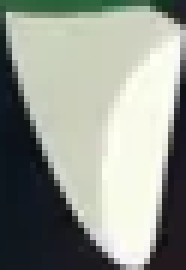
#> input picture assets/teeth/raw/tooth00.png, 31 x 45 px, found by its file name (shown 6 times larger); its folder holds 3 pictures in this run
$ python upscale_teeth.py
#> lines starting #> are read from the running program, lines starting #| are printed output that depends on the picture

import os
import cv2

TEETH_DIR = r"c:/Users/User/Documents/augment-projects/Croc-O-Bet/public/teeth"

def upscale_teeth():
    print("Upscaling teeth 4x...")
    for i in range(20):
        fn = f"tooth{i:02d}.png"
        path = os.path.join(TEETH_DIR, fn)

        if not os.path.exists(path):
            print(f"{fn} not found")
            continue

        img = cv2.imread(path, cv2.IMREAD_UNCHANGED)
#> img is the input picture: shape (45, 31, 4); mean B, G, R, A 143.6, 152.9, 148.1, 171.8
        # Upscale 4x
        # Using INTER_NEAREST to keep pixel-art look if it is pixel art,
        # or INTER_CUBIC if it's vector-like.
        # The crocodile looks 'painted'. Let's use Lanczos (INTER_LANCZOS4) for quality.
        h, w = img.shape[:2]
#> h = 45; w = 31
        new_w = w * 4
#> new_w = 124
        new_h = h * 4
#> new_h = 180

        scaled = cv2.resize(img, (new_w, new_h), interpolation=cv2.INTER_LANCZOS4)
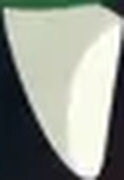
#> scaled: shape (180, 124, 4); mean B, G, R, A 143.6, 152.9, 148, 171.6

        cv2.imwrite(path, scaled)
        print(f"Upscaled {fn} to {new_w}x{new_h}")
#| Upscaled tooth00.png to 124x180
#> pass 2 of the loop in upscale_teeth, `for i in range(20):`:
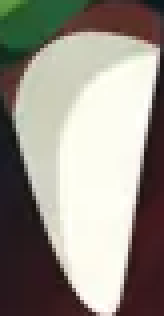
#> input picture assets/teeth/raw/tooth01.png, 41 x 79 px, found by its file name (shown 4 times larger)
#> in upscale_teeth, img is the input picture: shape (79, 41, 4); mean B, G, R, A 135.7, 145.3, 150.6, 163.3
#> in upscale_teeth, `scaled = cv2.resize(img, (new_w, new_h), interpolation=cv2.INTER_LANCZ..`:
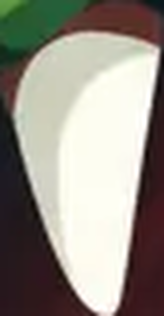
#> scaled: shape (316, 164, 4); mean B, G, R, A 135.7, 145.3, 150.5, 163.2
#| Upscaled tooth01.png to 164x316
#> pass 3 of the loop in upscale_teeth, `for i in range(20):`:
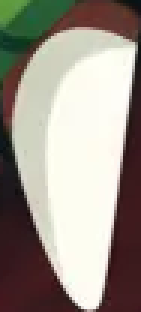
#> input picture assets/teeth/raw/tooth02.png, 47 x 104 px, found by its file name (shown 3 times larger)
#> in upscale_teeth, img is the input picture: shape (104, 47, 4); mean B, G, R, A 140.2, 150.1, 157.7, 165
#> in upscale_teeth, `scaled = cv2.resize(img, (new_w, new_h), interpolation=cv2.INTER_LANCZ..`:
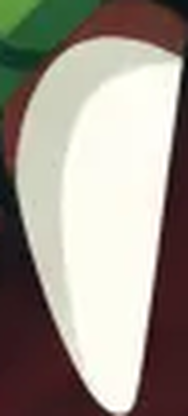
#> scaled: shape (416, 188, 4); mean B, G, R, A 140.2, 150.1, 157.7, 164.9
#| Upscaled tooth02.png to 188x416
#> the loop made 20 passes; the first 3 are shown

if __name__ == "__main__":
    upscale_teeth()
